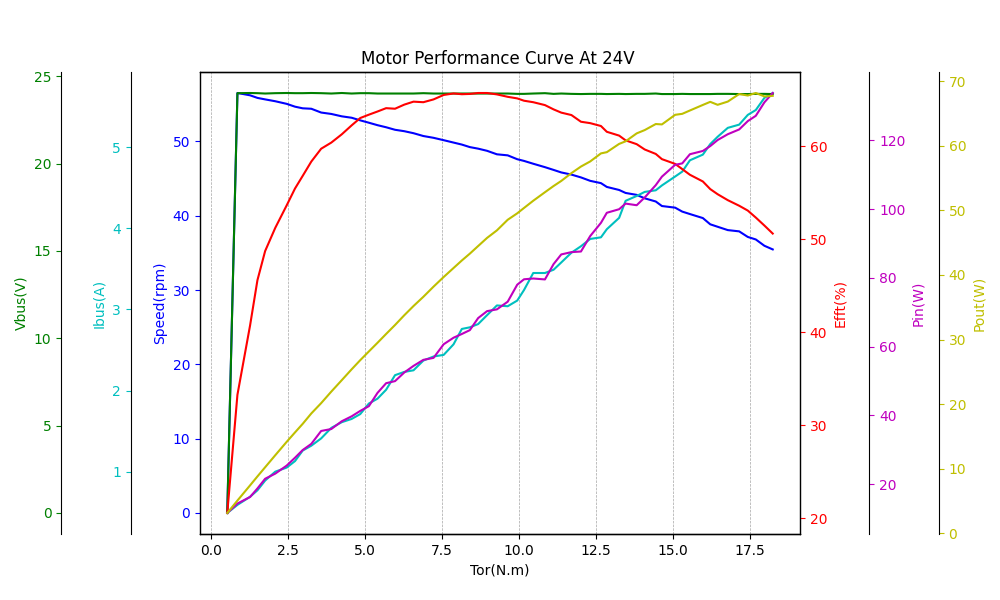
#> input picture data/source_png/扭矩效率.png, 1000 x 600 px; the run also reads 3 pictures not shown here
$ python extract_curve.py --img-dir ../data/source_png --out out.png
#> lines starting #> are read from the running program, lines starting #| are printed output that depends on the picture; after the words box and inside, x2 and y2 are one past the last pixel; in counts of white or black regions, pixels touching at a corner belong together
#!/usr/bin/env python3
"""从达妙官方性能曲线 PNG 提取电机特性数据。

为什么需要这个脚本
------------------
达妙官方只发布了 **图片**（PNG），没有原始 CSV。要把曲线用起来
（填进仿真、做参数辨识），必须先把它数字化。

脚本做三件事：
  1. 用刻度标签行做**最小二乘标定**，把像素坐标换成物理量
  2. 按颜色分离各条曲线，逐列取中位像素 → 物理量序列
  3. 输出 JSON

⚠️ 为什么不用目测读数
------------------
目测 1000x600 的图，一条曲线只能读 5~10 个点，误差 ±2~5%。
本脚本逐列（每 5 px）采样，得到约 100 个点，且标定用全部刻度做回归
（不是"取两个端点画直线"）——这也是为什么能发现两条温升曲线逐像素相同。

数据源
------
gitee.com/kit-miao/DM-J4340-2EC
  └── 测试数据/性能曲线/V1.1/
        ├── 扭矩效率.png     ← 真 τ-ω 曲线（变速加载）
        ├── 速度效率.png     ← 恒 35rpm 台架（扫扭矩）
        ├── 温升.png         ← 12 N·m 温升
        └── 温升14Nm.png     ← ⚠️ 与上图曲线逐像素相同（仅标题不同）

用法
----
    python3 extract_curve.py --img-dir /path/to/pngs --out ../data/

依赖: numpy, Pillow
"""

from __future__ import annotations

import argparse
import json
from pathlib import Path
from typing import Iterable, Sequence

import numpy as np
from PIL import Image

# ---------------------------------------------------------------------------
# 图像常量 —— 都来自对官方 PNG 的实测（1000x600）
# ---------------------------------------------------------------------------

# 绘图区（数据区域）的像素边界
PLOT_X0, PLOT_X1 = 200, 800
PLOT_Y0, PLOT_Y1 = 72, 534

# x 轴（扭矩）标定：x=211 对应 2.5 N·m，每 77 px 一个 2.5 N·m 刻度
TORQUE_X_REF = 211.0
TORQUE_X_STEP = 77.0
TORQUE_VAL_REF = 2.5
TORQUE_VAL_STEP = 2.5

# 曲线颜色（RGB）—— 从图中量化统计得来，各色像素数均 > 800
COLORS = {
    "eff": (240, 0, 0),      # 红 = Efft(%)
    "speed": (0, 0, 240),    # 蓝 = Speed(rpm)
    "vbus": (0, 96, 0),      # 绿 = Vbus(V)
    "pin": (144, 0, 144),    # 紫 = Pin(W)
    "pout": (144, 144, 0),   # 黄 = Pout(W)
    "ibus": (0, 180, 180),   # 青 = Ibus(A)
}


def torque_of(x_px: float) -> float:
    """像素列 → 扭矩 [N·m]。"""
    return TORQUE_VAL_REF + (x_px - TORQUE_X_REF) / TORQUE_X_STEP * TORQUE_VAL_STEP


def mask_for(arr: np.ndarray, color: Sequence[int], tol: int = 60) -> np.ndarray:
    """按颜色取布尔掩码（容差吸收抗锯齿边缘）。"""
    r, g, b = color
    return (
        (np.abs(arr[:, :, 0].astype(int) - r) < tol)
        & (np.abs(arr[:, :, 1].astype(int) - g) < tol)
        & (np.abs(arr[:, :, 2].astype(int) - b) < tol)
    )


def trace(arr: np.ndarray, color: Sequence[int], tol: int = 60, step: int = 5):
    """逐列取曲线像素的**中位** y —— 比取均值更抗粗线/抗锯齿。"""
    m = mask_for(arr, color, tol)
    out = []
    for x in range(PLOT_X0 + 5, PLOT_X1 + 1, step):
        ys = np.where(m[:, x])[0]
        if len(ys):
            out.append((x, float(np.median(ys))))
    return out


def fit_linear(ys: Iterable[float], vals: Iterable[float]) -> tuple[float, float]:
    """最小二乘 y_px → 物理值。返回 (slope, intercept)。"""
    y = np.asarray(list(ys), dtype=float)
    v = np.asarray(list(vals), dtype=float)
    A = np.vstack([y, np.ones_like(y)]).T
    slope, intercept = np.linalg.lstsq(A, v, rcond=None)[0]
    return float(slope), float(intercept)


def find_label_rows(arr, x0: int, x1: int, color, min_px: int = 2, gap: int = 5):
    """在给定横向条带内找同色文字的行分组 → 刻度标签的行中心。

    刻度标签是彩色文字，同一标签占若干连续行；按 gap 合并成组。

    ⚠️ 条带选不好会把**轴标题文字**（如竖排的 "Efft(%)"）也框进来，
    产生多余的"组"。调用方应选一个只覆盖刻度数字的窄条带，并核对
    返回的组数 == 预期刻度数。
    """
    m = mask_for(arr, color, tol=60)[:, x0:x1]
    rows = m.sum(axis=1)
    ys = [y for y in range(len(rows)) if rows[y] > min_px]
    groups: list[list[int]] = []
    for y in ys:
        if groups and y - groups[-1][-1] <= gap:
            groups[-1].append(y)
        else:
            groups.append([y])
    return [int(np.mean(g)) for g in groups]


def _longest_even_run(cand: Sequence[int], step: float, tol: float = 10.0) -> list[int]:
    """给定步长，取最长的、落在同一等差栅格上的候选序列。

    允许**缺格**（倍数 1,2,3...）——图边缘的刻度常被坐标轴盖住检测不到。
    但只收录真正落在栅格上的候选，所以离群文字（接不上栅格）会被剔除。
    """
    cand = sorted(cand)
    best: list[int] = []
    for a in cand:
        run = [a]
        for b in cand:
            if b <= run[-1]:
                continue
            ratio = (b - run[-1]) / step
            if ratio >= 0.7 and abs(ratio - round(ratio)) * step <= tol:
                run.append(b)
        if len(run) > len(best):
            best = run
    return best


# ---------------------------------------------------------------------------
# 各图表的标定（刻度读数值来自人工核对放大图，行位置由脚本自动定位）
# ---------------------------------------------------------------------------

def calibrate_torque_eff(arr) -> dict[str, tuple[float, float]]:
    """扭矩效率.png 的三条右轴：Efft / Pin / Pout。

    刻度值由人工读放大图确认（易错点：Efft 轴是 20~60，不是到 70；
    70 是 Pout 轴的顶。曾因看错轴把效率峰值算成 78%，实际 66%）。
    """
    eff = fit_linear([150.0, 256.2, 358.8, 465.0, 567.5], [60, 50, 40, 30, 20])
    pin = fit_linear([141.7, 217.0, 292.0, 368.0, 443.0, 518.0], [120, 100, 80, 60, 40, 20])
    pout = fit_linear([83.3, 144.0, 205.0, 266.0, 327.0, 388.0, 449.0, 510.0],
                      [70, 60, 50, 40, 30, 20, 10, 0])
    return {"eff": eff, "pin": pin, "pout": pout}


def calibrate_axis_from_top(arr, x0: int, x1: int, color, top_value: float,
                            step_value: float, n_max: int, min_ticks: int = 4):
    """通用轴标定：从图顶部开始，按固定步长**向下递减**赋刻度值。

    返回 (slope, intercept, rows)。数值自顶向下为
    `top_value, top_value-step_value, ...`。

    ⚠️ 关键设计：**候选里混着竖排轴标题文字**（如 "motor_temp(°C)"），
    它不是刻度。做法是先用 RANSAC 找最长等距串（轴标题接不上等差数列，
    会被剔除），再用回归步长吸附到最近的候选——只取**真实存在**的候选，
    不凭空造刻度。
    """
    cand = sorted(set(find_label_rows(arr, x0, x1, color)))
    if len(cand) < min_ticks:
        raise RuntimeError(f"轴刻度候选不足: {cand}")

    # 1) 用两两候选定步长，取最长等距串
    best: list[int] = []
    for i in range(len(cand)):
        for j in range(i + 1, min(len(cand), i + 5)):
            step = (cand[j] - cand[i]) / (j - i)
            if step < 8:
                continue
            run = _longest_even_run(cand, step)
            if len(run) > len(best):
                best = run
    if len(best) < min_ticks:
        raise RuntimeError(f"未找到等距刻度串，候选={cand}")

    # 2) 回归出平均步长（用索引做自变量，稳健）
    idx = np.arange(len(best), dtype=float)
    slope_px, intercept_px = np.polyfit(idx, np.asarray(best, float), 1)
    if slope_px <= 0:
        raise RuntimeError("刻度步长非正")

    # 3) 铺栅格并吸附到真实候选（不造点）
    cands = np.asarray(cand, float)
    rows = []
    for k in range(n_max):
        target = best[0] + k * slope_px
        if target > PLOT_Y1:          # 不超出绘图区
            break
        near = cands[np.abs(cands - target) <= 6]
        if len(near):
            rows.append(int(round(float(near[np.argmin(np.abs(near - target))]))))
    if len(rows) < min_ticks:
        raise RuntimeError(f"吸附后刻度不足: {rows}")

    vals = [top_value - i * step_value for i in range(len(rows))]
    slope, intercept = fit_linear(rows, vals)
    return slope, intercept, rows


# ---------------------------------------------------------------------------
# 提取
# ---------------------------------------------------------------------------

def extract_torque_speed(img_path: Path) -> list[dict]:
    """扭矩效率.png 的**蓝线** → 真 τ-ω 曲线（这是建模最需要的一条）。

    ⚠️ 不要用 `pout/torque` 反推 ω 来代替本函数——那条路在低扭矩端会
    塌掉（Pout→0 时商值失真）。蓝线是直接测的转速，才是正确来源。
    """
    arr = np.array(Image.open(img_path).convert("RGB"))
    slope, intercept, _ = calibrate_axis_from_top(
        arr, 175, 205, COLORS["speed"], top_value=50, step_value=10, n_max=6)
    rows = []
    for x, y in trace(arr, COLORS["speed"]):
        t = torque_of(x)
        if not (3.0 < t < 19.5):
            continue
        rpm = slope * y + intercept
        rows.append({
            "torque_Nm": round(t, 3),
            "speed_rpm": round(rpm, 3),
            "omega_rad_s": round(rpm * 2 * np.pi / 60, 4),
        })
    return rows


def extract_torque_eff(img_path: Path) -> list[dict]:
    """扭矩效率.png → τ-ω / 效率 / 功率 数据点。"""
    arr = np.array(Image.open(img_path).convert("RGB"))
    cal = calibrate_torque_eff(arr)

    red = trace(arr, COLORS["eff"])
    purple = trace(arr, COLORS["pin"])
    yellow = trace(arr, COLORS["pout"])

    def nearest(series, x, tol=4):
        for px, py in series:
            if abs(px - x) < tol:
                return py
        return None

    rows = []
    for x, y in red:
        t = torque_of(x)
        if not (3.0 < t < 19.5):      # 只取自洽区间（避开曲线起止的轴相交段）
            continue
        pin_y, pout_y = nearest(purple, x), nearest(yellow, x)
        if pin_y is None or pout_y is None:
            continue
        eff = cal["eff"][0] * y + cal["eff"][1]
        pin = cal["pin"][0] * pin_y + cal["pin"][1]
        pout = cal["pout"][0] * pout_y + cal["pout"][1]
        rows.append({
            "torque_Nm": round(t, 3),
            "eff_pct": round(eff, 2),
            "pin_W": round(pin, 2),
            "pout_W": round(pout, 2),
            # 注意: 不在此处放 omega —— 请用 torque_speed_curve.json（蓝线直测）
        })
    return rows


def extract_speed(img_path: Path) -> list[dict]:
    """速度效率.png → 恒转速台架的 转速 数据（用于验证它是恒速协议）。"""
    arr = np.array(Image.open(img_path).convert("RGB"))
    slope, intercept, _ = calibrate_axis_from_top(arr, 175, 205, COLORS["speed"],
                                                   top_value=35, step_value=5, n_max=8)
    rows = []
    for x, y in trace(arr, COLORS["speed"]):
        t = torque_of(x)
        if not (0.5 < t < 21.0):
            continue
        rows.append({"torque_Nm": round(t, 3), "speed_rpm": round(slope * y + intercept, 3)})
    return rows


def extract_thermal(img_path: Path) -> list[dict]:
    """温升图 → (t, T) 序列。x 轴 0~600 s。"""
    arr = np.array(Image.open(img_path).convert("RGB"))
    slope, intercept, _ = calibrate_axis_from_top(arr, 95, 205, (240, 0, 0),
                                                   top_value=110, step_value=10, n_max=9)
    rows = []
    for x, y in trace(arr, (240, 0, 0), tol=60, step=10):
        # x 轴: PLOT_X0 -> 0 s, PLOT_X1 -> 600 s
        t = (x - PLOT_X0) / (PLOT_X1 - PLOT_X0) * 600
        if t < 0 or t > 600:
            continue
        rows.append({"t_s": round(t, 1), "temp_C": round(slope * y + intercept, 2)})
    return rows


def images_identical(p1: Path, p2: Path) -> dict:
    """逐像素比对两张图，判断是否只是副本（区分"标题不同"与"数据不同"）。"""
    a, b = (np.array(Image.open(p).convert("RGB")).astype(int) for p in (p1, p2))
    if a.shape != b.shape:
        return {"same_shape": False}
    diff = np.abs(a - b).sum(axis=2) > 10
    ys, xs = np.where(diff)
    in_plot = int(((ys >= PLOT_Y0) & (ys <= PLOT_Y1)
                   & (xs >= PLOT_X0) & (xs <= PLOT_X1)).sum()) if diff.any() else 0
    return {
        "same_shape": True,
        "diff_pixels": int(diff.sum()),
        "diff_in_plot": in_plot,
        "verdict": "绘图区完全相同（副本，仅标题不同）" if in_plot == 0 else "绘图区有差异",
    }


def main() -> None:
    ap = argparse.ArgumentParser(description="从达妙官方性能曲线 PNG 提取数据")
    ap.add_argument("--img-dir", required=True, type=Path, help="含 PNG 的目录")
    ap.add_argument("--out", required=True, type=Path, help="输出 JSON 目录")
    args = ap.parse_args()

    d, out = args.img_dir, args.out
    out.mkdir(parents=True, exist_ok=True)

    ts = extract_torque_speed(d / "扭矩效率.png")
#> in mask_for, `return ( (np.abs(arr[:, :, 0].astype(int) - r) < tol) & (np.abs(arr[:,..`:
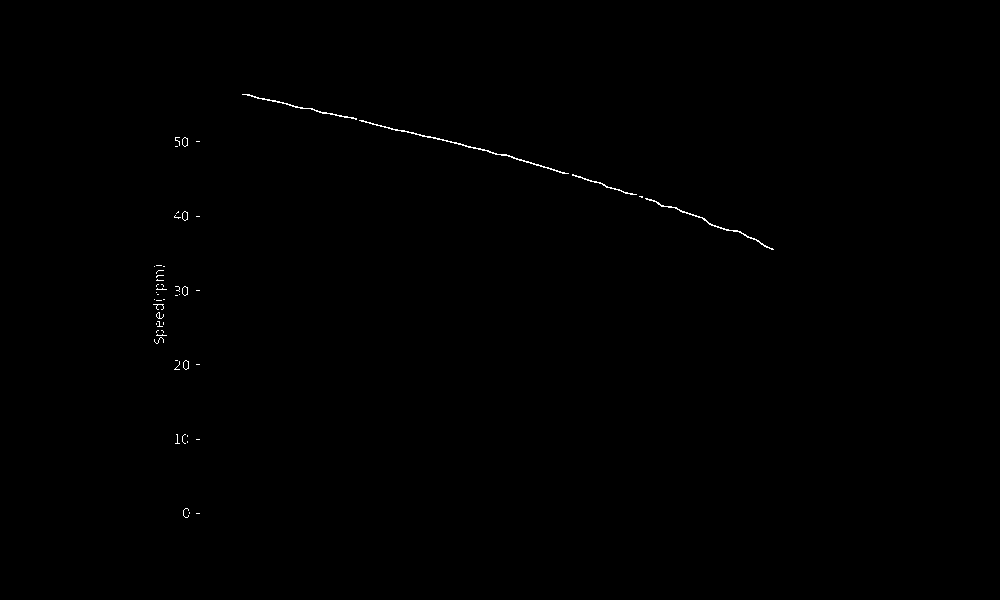
#> returned value: shape (600, 1000) bool; 0.21% white in thin lines or dots, all inside (x1, y1, x2, y2) = (153, 94, 774, 518)
#> in find_label_rows, `m = mask_for(arr, color, tol=60)[:, x0:x1]`:
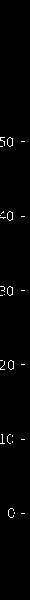
#> m: shape (600, 30) bool; 1.2% white in thin lines or dots, all inside (x1, y1, x2, y2) = (0, 137, 25, 518)
#> in find_label_rows, `rows = m.sum(axis=1)`: rows = 600 values, max 9 at index 290, min 0 at index 0, mean 0.375
#> in find_label_rows, `ys = [y for y in range(len(rows)) if rows[y] > min_px]`: ys = 46 values from 137 to 517
#> the loop in find_label_rows, `for y in ys:` made 46 passes
#> y on passes 1 to 8: 137, 138, 139, 140, 141, 142, 143, 144
#> after the loop in find_label_rows, `for y in ys:`: groups = [[137, 138, 139, 140, 141, 142, 143, 144, 145, 146], [211, 212, 213, 215, 216, 217, 218, 219], [286, 287, 288, 289, 290, 291, 294, 295], [360, 361, 362, 363, 364, 365, 366, 367, 368, 369], [434, 435, 436, 439, 441, 442, 443], [508, 513, 517]]
#> in calibrate_axis_from_top, `cand = sorted(set(find_label_rows(arr, x0, x1, color)))`: cand = [141, 215, 290, 364, 438, 512]
#> the loop in calibrate_axis_from_top, `for i in range(len(cand)):` made 6 passes
#> in calibrate_axis_from_top, `idx = np.arange(len(best), dtype=float)`: idx = [0, 1, 2, 3, 4, 5]
#> in calibrate_axis_from_top, `slope_px, intercept_px = np.polyfit(idx, np.asarray(best, float), 1)`: slope_px = 74.23; intercept_px = 141.1
#> in calibrate_axis_from_top, `cands = np.asarray(cand, float)`: cands = [141, 215, 290, 364, 438, 512]
#> the loop in calibrate_axis_from_top, `for k in range(n_max):` made 6 passes
#> (target, near) on passes 1 to 6: (141, [141]), (215.2, [215]), (289.5, [290]), (363.7, [364]), (437.9, [438]), (512.1, [512])
#> in calibrate_axis_from_top, `vals = [top_value - i * step_value for i in range(len(rows))]`: vals = [50, 40, 30, 20, 10, 0]
#> in fit_linear, `y = np.asarray(list(ys), dtype=float)`: y = [141, 215, 290, 364, 438, 512]
#> in fit_linear, `v = np.asarray(list(vals), dtype=float)`: v = [50, 40, 30, 20, 10, 0]
#> in fit_linear, `A = np.vstack([y, np.ones_like(y)]).T`: A = [[141, 1], [215, 1], [290, 1], [364, 1], [438, 1], [512, 1]]
#> in fit_linear, `slope, intercept = np.linalg.lstsq(A, v, rcond=None)[0]`: slope = -0.135; intercept = 69.01
#> in calibrate_axis_from_top, `slope, intercept = fit_linear(rows, vals)`: slope = -0.135; intercept = 69.01
#> in extract_torque_speed, `slope, intercept, _ = calibrate_axis_from_top( arr, 175, 205, COLORS["..`: slope = -0.135; intercept = 69.01
#> the loop in extract_torque_speed, `for x, y in trace(arr, COLORS["speed"]):` made 105 passes
#> (x, y, t, rpm) on passes 1 to 8: (245, 94, 3.6, 56.34), (250, 95, 3.77, 56.21), (255, 96.5, 3.93, 56.01), (260, 98, 4.09, 55.81), (265, 99, 4.25, 55.67), (270, 100, 4.42, 55.54), (275, 100.5, 4.58, 55.47), (280, 102, 4.74, 55.27)
#> after the loop in extract_torque_speed, `for x, y in trace(arr, COLORS["speed"]):`: rows = 97 items
#> ts = 97 items
    (out / "torque_speed_curve.json").write_text(
        json.dumps(ts, ensure_ascii=False, indent=1), encoding="utf-8")
    print(f"τ-ω 曲线   : {len(ts)} 点")
#| τ-ω 曲线   : 97 点

    curve = extract_torque_eff(d / "扭矩效率.png")
#> in calibrate_torque_eff, `eff = fit_linear([150.0, 256.2, 358.8, 465.0, 567.5], [60, 50, 40, 30,..`: eff = (-0.0958, 74.44)
#> in calibrate_torque_eff, `pin = fit_linear([141.7, 217.0, 292.0, 368.0, 443.0, 518.0], [120, 100..`: pin = (-0.266, 157.6)
#> in calibrate_torque_eff, `pout = fit_linear([83.3, 144.0, 205.0, 266.0, 327.0, 388.0, 449.0, 510..`: pout = (-0.164, 83.63)
#> in extract_torque_eff, `cal = calibrate_torque_eff(arr)`: cal = {'eff': (-0.0958, 74.44), 'pin': (-0.266, 157.6), 'pout': (-0.164, 83.63)}
#> call 3 of mask_for, with color = (240, 0, 0), tol = 60
#> in mask_for (call 3), `return ( (np.abs(arr[:, :, 0].astype(int) - r) < tol) & (np.abs(arr[:,..`:
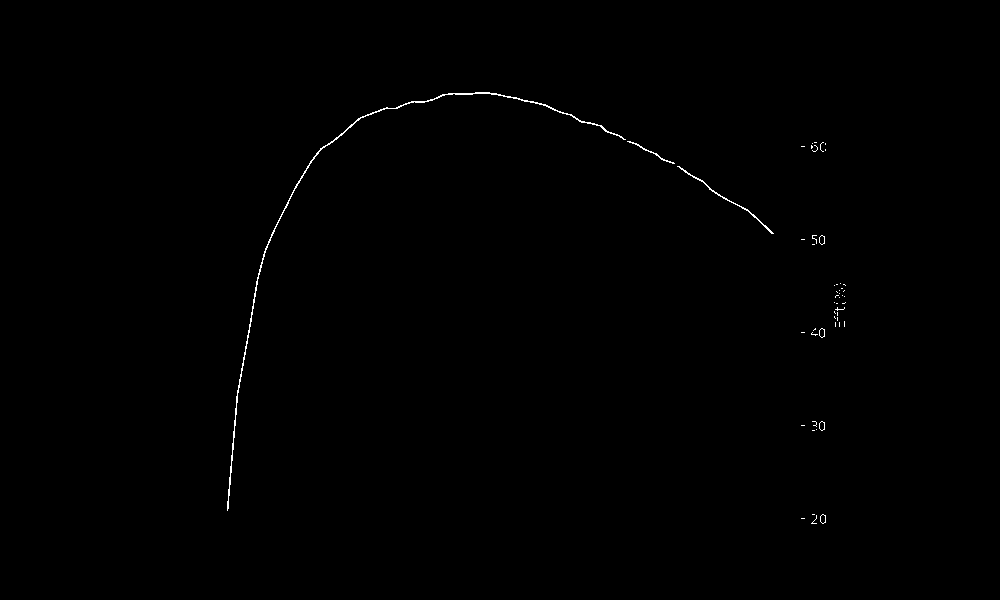
#> returned value: shape (600, 1000) bool; 0.28% white in thin lines or dots, all inside (x1, y1, x2, y2) = (227, 92, 846, 524)
#> the loop in trace (call 2), `for x in range(PLOT_X0 + 5, PLOT_X1 + 1, step):` made 120 passes
#> ys on passes 8 to 15: [374, 375, 376, 377, 378, 379, 380, 381], [346, 347, 348, 349, 350, 351, 352, 353, 354], [318, 319, 320, 321, 322, 323, 324, 325, 326], [287, 288, 289, 290, 291, 292, 293, 294, 295, 296], [265, 266, 267, 268, 269, 270, 271], [248, 249, 250, 251, 252], [237, 238, 239, 240], [226, 227, 228]
#> in extract_torque_eff, `red = trace(arr, COLORS["eff"])`: red = 108 pairs, first value 230 to 770, second value 92.5 to 475
#> call 4 of mask_for, with color = (144, 0, 144), tol = 60
#> in mask_for (call 4), `return ( (np.abs(arr[:, :, 0].astype(int) - r) < tol) & (np.abs(arr[:,..`:
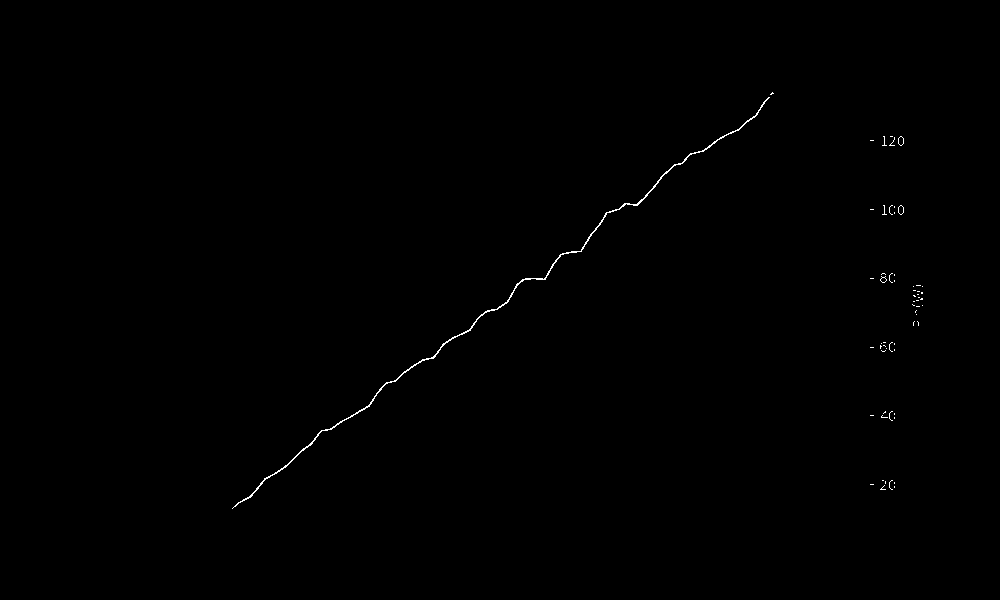
#> returned value: shape (600, 1000) bool; 0.24% white in thin lines or dots, all inside (x1, y1, x2, y2) = (232, 92, 923, 509)
#> (the rest of the program and of its run is left out)
